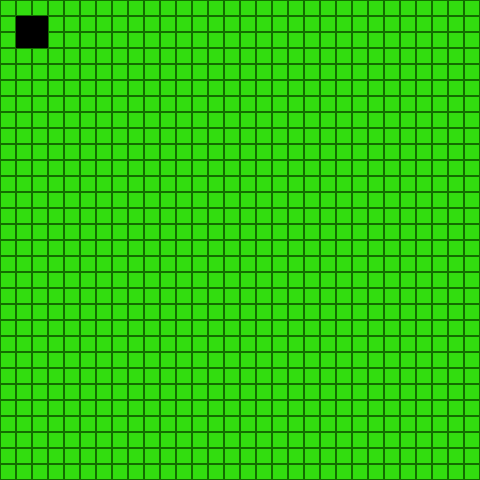

This is a level from a 2D game, rendered from its Tiled map with the project's own tilesets. A one-line summary and the map file follow, with tile-layer data summarised:
An orthogonal 30x30 tile map with 16x16 px tiles, 1 tile layer (Kachelebene 1), 1 image layer.

<map version="1.0" tiledversion="1.1.4" orientation="orthogonal" renderorder="right-down" width="30" height="30" tilewidth="16" tileheight="16" infinite="0" nextobjectid="1">
 <tileset firstgid="1" source="../tilesets/basic_blocks.tsx" />
 <layer name="Kachelebene 1" width="30" height="30">
  <data>[900 cells, 900 non-empty, 1 distinct tile ids]</data>
 </layer>
 <imagelayer name="Bildebene 1" offsetx="16" offsety="16">
  <image source="../tilesets/block.png" width="32" height="32" />
 </imagelayer>
</map>
